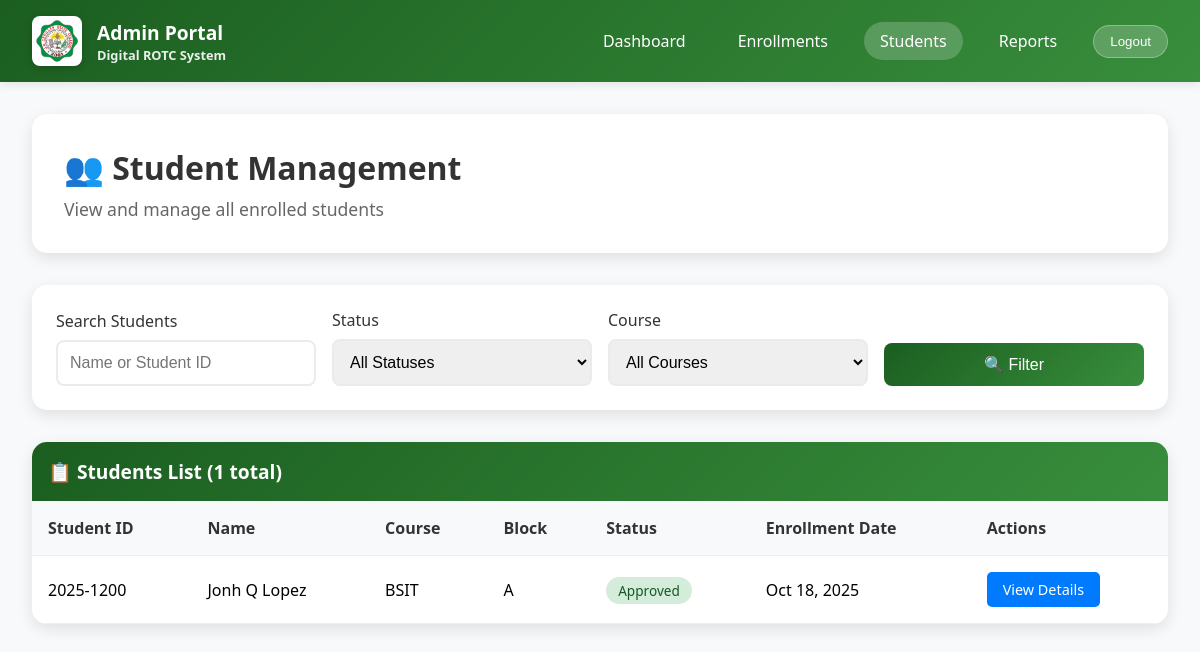
Screenshot of /admin/students.php (signed in) with the database file from the repository.
### tables this page shows
CREATE TABLE `enrollments` (
  `id` int(11) NOT NULL,
  `student_id` varchar(50) NOT NULL,
  `first_name` varchar(50) NOT NULL,
  `middle_name` varchar(50) DEFAULT NULL,
  `last_name` varchar(50) NOT NULL,
  `age` int(11) DEFAULT NULL,
  `religion` varchar(50) DEFAULT NULL,
  `date_of_birth` date DEFAULT NULL,
  `place_of_birth` varchar(100) DEFAULT NULL,
  `height` decimal(5,2) DEFAULT NULL,
  `weight` decimal(5,2) DEFAULT NULL,
  `complexion` varchar(50) DEFAULT NULL,
  `blood_type` varchar(5) DEFAULT NULL,
  `block` varchar(10) DEFAULT NULL,
  `course` varchar(50) DEFAULT NULL,
  `army_nstp` varchar(20) DEFAULT NULL,
  `address` text DEFAULT NULL,
  `phone` varchar(20) DEFAULT NULL,
  `email` varchar(100) DEFAULT NULL,
  `father_name` varchar(100) DEFAULT NULL,
  `father_occupation` varchar(100) DEFAULT NULL,
  `mother_name` varchar(100) DEFAULT NULL,
  `mother_occupation` varchar(100) DEFAULT NULL,
  `emergency_contact_person` varchar(100) DEFAULT NULL,
  `relationship` varchar(50) DEFAULT NULL,
  `emergency_contact_number` varchar(20) DEFAULT NULL,
  `ms` varchar(20) DEFAULT NULL,
  `semester` varchar(20) DEFAULT NULL,
  `school_year` varchar(20) DEFAULT NULL,
  `grade` varchar(10) DEFAULT NULL,
  `ms_remarks` text DEFAULT NULL,
  `advance_course` tinyint(1) DEFAULT 0,
  `photo_path` varchar(255) DEFAULT NULL,
  `status` enum('not_enrolled','submitted','resubmitted','approved','rejected') DEFAULT 'not_enrolled',
  `admin_remarks` text DEFAULT NULL,
  `submitted_at` timestamp NULL DEFAULT NULL,
  `resubmitted_at` timestamp NULL DEFAULT NULL,
  `reviewed_at` timestamp NULL DEFAULT NULL,
  `created_at` timestamp NOT NULL DEFAULT current_timestamp(),
  `updated_at` timestamp NOT NULL DEFAULT current_timestamp() ON UPDATE current_timestamp()
);

### admin/students.php (the view, shortened to what this page needs)
<?php
$database = new Database();
$db = $database->getConnection();
$search = isset($_GET['search']) ? trim($_GET['search']) : '';
$status_filter = isset($_GET['status']) ? $_GET['status'] : '';
$course_filter = isset($_GET['course']) ? $_GET['course'] : '';
$where_conditions = [];
$params = [];
$where_clause = !empty($where_conditions) ? 'WHERE ' . implode(' AND ', $where_conditions) : '';
$page = isset($_GET['page']) ? max(1, intval($_GET['page'])) : 1;
$limit = 20;
$offset = ($page - 1) * $limit;
$query = "SELECT e.*
          FROM enrollments e
          $where_clause
          ORDER BY e.created_at DESC
          LIMIT $limit OFFSET $offset";
$stmt = $db->prepare($query);
$stmt->execute($params);
$students = $stmt->fetchAll(PDO::FETCH_ASSOC);
$count_query = "SELECT COUNT(*) as total FROM enrollments e $where_clause";
$count_stmt = $db->prepare($count_query);
$count_stmt->execute($params);
$total_students = $count_stmt->fetch(PDO::FETCH_ASSOC)['total'];
?>
<!DOCTYPE html>
<html lang="en">
<head>
</head>
<body>
  <nav class="navbar">
    <div class="navbar-brand">
      <img src="../assets/img/jhcsc-logo.png" alt="JHCSC Logo" class="navbar-logo">
      <div>
        <div style="font-size: 1.2rem;">Admin Portal</div>
        <div style="font-size: 0.8rem; opacity: 0.9;">Digital ROTC System</div>
      </div>
    </div>
    <div class="navbar-nav">
      <a href="dashboard.php" class="nav-link">Dashboard</a>
      <a href="enrollments.php" class="nav-link">Enrollments</a>
      <a href="students.php" class="nav-link active">Students</a>
      <a href="reports.php" class="nav-link">Reports</a>
      <form method="POST" style="display: inline;">
        <button type="submit" name="logout" class="btn-logout">Logout</button>
      </form>
    </div>
  </nav>
  <div class="container">
    <div class="page-header">
      <h1 class="page-title">👥 Student Management</h1>
      <p class="page-subtitle">View and manage all enrolled students</p>
    </div>
    <div class="filters-section">
      <form method="GET" action="">
        <div class="filters-grid">
          <div class="filter-group">
            <label for="search">Search Students</label>
            <input type="text" id="search" name="search" placeholder="Name or Student ID" value="<?php echo htmlspecialchars($search); ?>">
          </div>
          <div class="filter-group">
            <label for="status">Status</label>
            <select id="status" name="status">
              <option value="">All Statuses</option>
            </select>
          </div>
          <div class="filter-group">
            <label for="course">Course</label>
            <select id="course" name="course">
              <option value="">All Courses</option>
            </select>
          </div>
          <div class="filter-group">
            <button type="submit" class="btn-filter">🔍 Filter</button>
          </div>
        </div>
      </form>
    </div>
    <div class="students-table">
      <div class="table-header">
        📋 Students List (<?php echo $total_students; ?> total)
      </div>
      <?php if (empty($students)): ?>
        <div class="no-results">
          <p>No students found matching your criteria.</p>
          <?php if (isset($debug_total)): ?>
            <p><small>Debug: Total enrollments in database: <?php echo $debug_total; ?></small></p>
            <p><small>Applied filters: Search="<?php echo htmlspecialchars($search); ?>", Status="<?php echo htmlspecialchars($status_filter); ?>", Course="<?php echo htmlspecialchars($course_filter); ?>"</small></p>
          <?php endif; ?>
        </div>
      <?php else: ?>
        <div class="table-responsive">
          <table>
            <thead>
              <tr>
                <th>Student ID</th>
                <th>Name</th>
                <th>Course</th>
                <th>Block</th>
                <th>Status</th>
                <th>Enrollment Date</th>
                <th>Actions</th>
              </tr>
            </thead>
            <tbody>
              <?php foreach ($students as $student): ?>
                <tr>
                  <td><?php echo htmlspecialchars($student['student_id']); ?></td>
                  <td><?php echo htmlspecialchars($student['first_name'] . ' ' . $student['last_name']); ?></td>
                  <td><?php echo htmlspecialchars($student['course'] ?? 'N/A'); ?></td>
                  <td><?php echo htmlspecialchars($student['block'] ?? 'N/A'); ?></td>
                  <td>
                    <span class="status-badge status-<?php echo $student['status']; ?>">
                      <?php echo ucfirst($student['status']); ?>
                    </span>
                  </td>
                  <td><?php echo date('M d, Y', strtotime($student['created_at'])); ?></td>
                  <td>
                    <a href="enrollments.php?view=<?php echo $student['id']; ?>" class="btn-view">View Details</a>
                  </td>
                </tr>
              <?php endforeach; ?>
            </tbody>
          </table>
        </div>
      <?php endif; ?>
    </div>
  </div>
</body>
</html>

### admin/students.php (style rules this page uses)
* { margin: 0; padding: 0; box-sizing: border-box; }
body { font-family: 'Segoe UI', Tahoma, Geneva, Verdana, sans-serif; background: #f8f9fa; min-height: 100vh; }
.navbar { background: linear-gradient(135deg, #1b5e20 0%, #388e3c 100%); color: white; padding: 1rem 2rem; display: flex; justify-content: space-between; align-items: center; box-shadow: 0 2px 10px rgba(0,0,0,0.1); }
.navbar-brand { font-size: 1.5rem; font-weight: bold; display: flex; align-items: center; gap: 15px; }
.navbar-logo { height: 50px; width: auto; border-radius: 8px; box-shadow: 0 2px 8px rgba(0,0,0,0.2); background: white; padding: 4px; }
.navbar-nav { display: flex; gap: 20px; align-items: center; }
.nav-link { color: white; text-decoration: none; padding: 8px 16px; border-radius: 20px; transition: background-color 0.3s; }
.nav-link:hover, .nav-link.active { background-color: rgba(255,255,255,0.2); }
.btn-logout { background: rgba(255,255,255,0.2); border: 1px solid rgba(255,255,255,0.3); color: white; padding: 8px 16px; border-radius: 20px; cursor: pointer; transition: all 0.3s; }
.container { max-width: 1400px; margin: 0 auto; padding: 2rem; }
.page-header { background: white; border-radius: 15px; padding: 2rem; margin-bottom: 2rem; box-shadow: 0 5px 15px rgba(0,0,0,0.1); }
.page-title { font-size: 2rem; color: #333; margin-bottom: 0.5rem; }
.page-subtitle { color: #666; font-size: 1.1rem; }
.filters-section { background: white; border-radius: 15px; padding: 1.5rem; margin-bottom: 2rem; box-shadow: 0 5px 15px rgba(0,0,0,0.1); }
.filters-grid { display: grid; grid-template-columns: repeat(auto-fit, minmax(200px, 1fr)); gap: 1rem; align-items: end; }
.filter-group { display: flex; flex-direction: column; }
.filter-group label { margin-bottom: 0.5rem; font-weight: 500; color: #333; }
.filter-group input, .filter-group select { padding: 0.75rem; border: 2px solid #e9ecef; border-radius: 8px; font-size: 1rem; transition: border-color 0.3s; }
.btn-filter { background: linear-gradient(135deg, #1b5e20 0%, #388e3c 100%); color: white; padding: 0.75rem 1.5rem; border: none; border-radius: 8px; cursor: pointer; font-size: 1rem; font-weight: 500; transition: all 0.3s ease; }
.students-table { background: white; border-radius: 15px; overflow: hidden; box-shadow: 0 5px 15px rgba(0,0,0,0.1); margin-bottom: 2rem; }
.table-header { background: linear-gradient(135deg, #1b5e20 0%, #388e3c 100%); color: white; padding: 1rem; font-size: 1.2rem; font-weight: 600; }
.table-responsive { overflow-x: auto; }
table { width: 100%; border-collapse: collapse; }
th, td { padding: 1rem; text-align: left; border-bottom: 1px solid #eee; }
th { background: #f8f9fa; font-weight: 600; color: #333; position: sticky; top: 0; }
.status-badge { padding: 0.25rem 0.75rem; border-radius: 20px; font-size: 0.85rem; font-weight: 500; }
.status-approved { background: #d4edda; color: #155724; }
.btn-view { background: #007bff; color: white; padding: 0.5rem 1rem; border: none; border-radius: 5px; cursor: pointer; font-size: 0.9rem; text-decoration: none; display: inline-block; transition: background-color 0.3s; }

### rows the page displays
enrollments: student "2025-1200", first_name+last_name "Jonh Q Lopez", course "BSIT", block "A", status "Approved", created_at "Oct 18, 2025"

### other values shown
$total_students "1"
